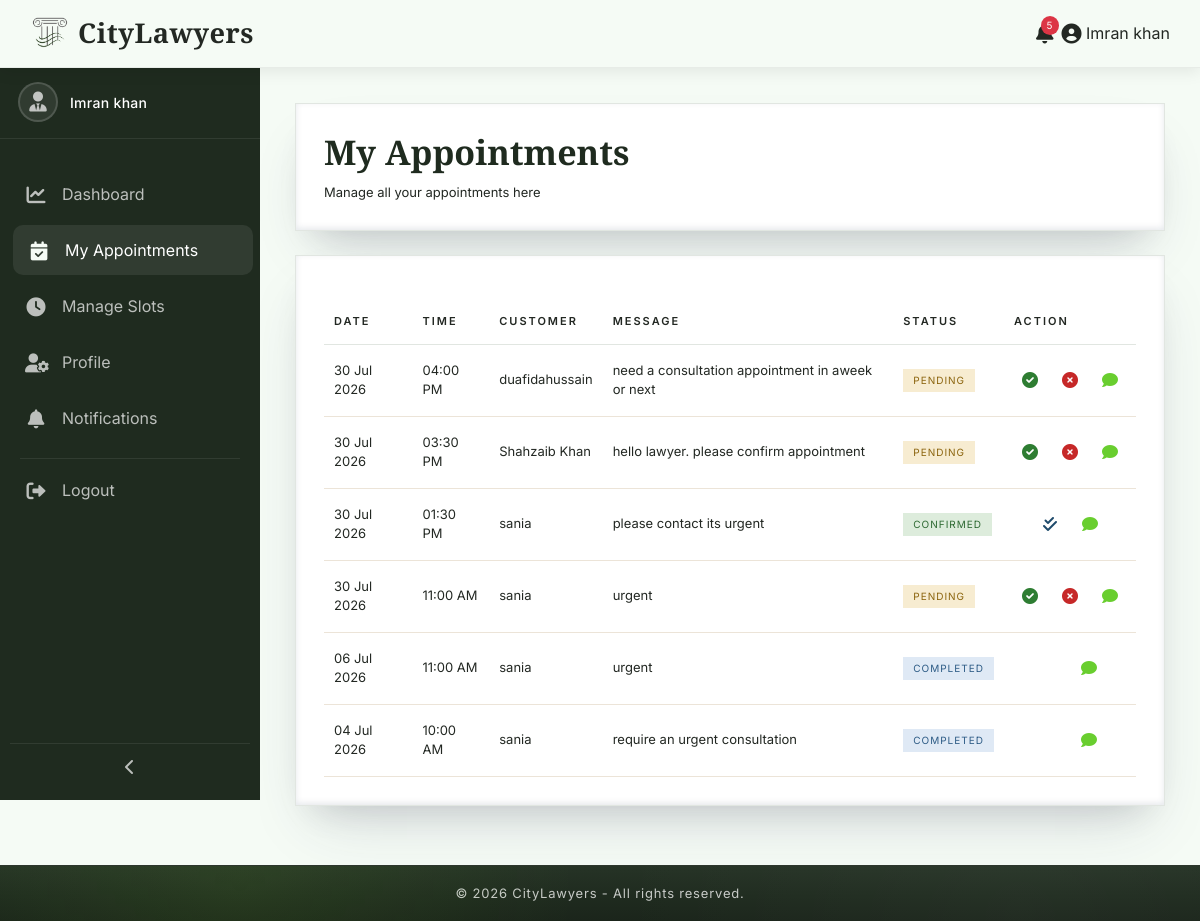
Screenshot of /lawyer/appointments.php (signed in) with the database file from the repository.
### tables this page shows
CREATE TABLE `appointments` (
  `id` int(11) NOT NULL,
  `lawyer_id` int(11) NOT NULL,
  `customer_id` int(11) NOT NULL,
  `slot_id` int(11) DEFAULT NULL,
  `appointment_date` date NOT NULL,
  `appointment_time` time NOT NULL,
  `status` enum('pending','confirmed','completed','cancelled') DEFAULT 'pending',
  `booking_message` text DEFAULT NULL,
  `created_at` timestamp NOT NULL DEFAULT current_timestamp(),
  `is_rescheduled` tinyint(1) DEFAULT 0,
  `original_date` date DEFAULT NULL,
  `original_time` time DEFAULT NULL,
  `reschedule_count` int(11) DEFAULT 0
);

CREATE TABLE `customers` (
  `id` int(11) NOT NULL,
  `name` varchar(100) NOT NULL,
  `email` varchar(100) NOT NULL,
  `password` varchar(255) NOT NULL,
  `phone` varchar(20) DEFAULT NULL,
  `address` text DEFAULT NULL,
  `city` varchar(50) DEFAULT NULL,
  `reg_date` date DEFAULT NULL,
  `status` enum('active','inactive') DEFAULT 'active'
);

### lawyer/appointments.php (the view, shortened to what this page needs)
<?php
require_once '../includes/config.php';
$lawyer_id = $_SESSION['lawyer_id'];
$apptStmt = $conn->prepare("
    SELECT a.*, c.name as customer_name
    FROM appointments a
    JOIN customers c ON a.customer_id = c.id
    WHERE a.lawyer_id = ?
    ORDER BY a.appointment_date DESC, a.appointment_time DESC
");
$apptStmt->execute([$lawyer_id]);
$appointments = $apptStmt->fetchAll(PDO::FETCH_ASSOC);
include '../includes/header.php';
?>
<link rel="stylesheet" href="<?php echo BASE_URL; ?>assets/css/dashboard.css">
<link rel="stylesheet" href="<?php echo BASE_URL; ?>assets/css/tables.css">
<link rel="stylesheet" href="<?php echo BASE_URL; ?>assets/css/sidebar.css">
<div class="dashboard-wrapper">
    <?php include '../includes/dashboard-sidebar.php'; ?>
    <div class="main-content">
        <div class="dashboard-card">
            <h2 class="dashboard-title">My Appointments</h2>
            <p class="dashboard-subtitle">Manage all your appointments here</p>
        </div>
        <div class="dashboard-card">
            <?php if (count($appointments) > 0): ?>
                <div class="table-wrap">
                    <table class="dashboard-table">
                        <thead>
                            <tr>
                                <th>Date</th>
                                <th>Time</th>
                                <th>Customer</th>
                                <th>Message</th>
                                <th>Status</th>
                                <th>Action</th>
                            </tr>
                        </thead>
                        <tbody>
                            <?php foreach ($appointments as $row): ?>
                            <tr>
                                <td><?php echo date('d M Y', strtotime($row['appointment_date'])); ?></td>
                                <td><?php echo date('h:i A', strtotime($row['appointment_time'])); ?></td>
                                <td><?php echo htmlspecialchars($row['customer_name']); ?></td>
                                <td><?php echo htmlspecialchars(substr($row['booking_message'] ?? '', 0, 50)); ?></td>
                                <td>
                                    <span class="status-badge status-<?php echo $row['status']; ?>">
                                        <?php echo ucfirst($row['status']); ?>
                                    </span>
                                </td>
                                <td>
                                    <div class="action-icons">
                                        <?php if ($row['status'] == 'pending'): ?>
                                            <a href="?confirm=<?php echo $row['id']; ?>"
                                               class="action-icon approve"
                                               data-tooltip="Confirm"
                                               onclick="return confirm('Confirm this appointment? Once confirmed cannot be cancelled')">
                                                <i class="fas fa-check-circle"></i>
                                            </a>
                                            <a href="?cancel=<?php echo $row['id']; ?>"
                                               class="action-icon reject"
                                               data-tooltip="Cancel"
                                               onclick="return confirm('Cancel this appointment?')">
                                                <i class="fas fa-times-circle"></i>
                                            </a>
                                        <?php elseif ($row['status'] == 'confirmed'): ?>
                                            <a href="?complete=<?php echo $row['id']; ?>"
                                               class="action-icon complete"
                                               data-tooltip="Complete"
                                               onclick="return confirm('Mark as completed?')">
                                                <i class="fas fa-check-double"></i>
                                            </a>
                                        <?php elseif ($row['status'] == 'completed' || $row['status'] == 'cancelled'): ?>
                                            <span class="no-action">—</span>
                                        <?php endif; ?>
                                        <?php if ($row['status'] != 'cancelled'): ?>
                                            <a href="chat.php?appointment_id=<?php echo $row['id']; ?>"
                                               class="btn-chat-icon-only"
                                               data-tooltip="Chat">
                                                <i class="fas fa-comment"></i>
                                            </a>
                                        <?php endif; ?>
                                    </div>
                                </td>
                            </tr>
                            <?php endforeach; ?>
                        </tbody>
                    </table>
                </div>
            <?php else: ?>
                <p class="no-data">No appointments found.</p>
            <?php endif; ?>
        </div>
    </div>
</div>
<?php include '../includes/dashboard-footer.php'; ?>

### assets/css/global.css (style rules this page uses)
:root { --primary-color: #1F2B1F; --accent-color: #2F5D3A; --sidebar-light: #445544; --secondary-color: #F5FBF5; --surface-color: #FFFFFF; --surface-alt: #F7F8F6; --charcoal-black: #171C17; --charcoal-light: #232A23; --text-dark: #232823; --text-gray: rgba(255,255,255,.75); --text-muted: #98A09A; --text-white: #FFFFFF; --muted-white: #E9ECE8; --icon-gray: #BFC6BF; --border-color: #E1E6E1; --border-light: #EFF2EF; --border-soft: 1px solid rgba(142,247,43,.18); --card-radius: 14px; --white: #FFFFFF; --success: #2F7D32; --warning: #9A6A14; --danger: #B23B3B; --info: #2E5C86; --status-pending-bg: #F7ECD1; --status-pending-text: #8C650F; --status-approved-bg: #DDECDC; --status-approved-text: #2F6A33; --status-rejected-bg: #F3DEDE; --status-rejected-text: #9A3737; --status-confirmed-bg: #DDECDC; --status-confirmed-text: #2F6A33; --status-completed-bg: #DFE9F5; --status-completed-text: #2E5C86; --status-cancelled-bg: #F3DEDE; --status-cancelled-text: #9A3737; --btn-primary-bg: var(--primary-color); --btn-primary-hover: #172117; --btn-accent-bg: var(--accent-color); --btn-accent-hover: #23482D; --btn-approve-bg: #2F7D32; --btn-reject-bg: #B23B3B; --btn-delete-bg: #232823; --btn-delete-text: #E1E6E1; --btn-text: #FFFFFF; --shadow-sm: 0 8px 20px rgba(0,0,0,.05); --shadow-md: 0 18px 35px rgba(0,0,0,.10); --shadow-lg: rgba(50,50,93,.18) 0 30px 60px -20px, rgba(0,0,0,.14) 0 18px 35px -18px, rgba(10,37,64,.10) 0 -2px 6px inset; --shadow-hover: 0 45px 80px rgba(0,0,0,.22), 0 18px 40px rgba(0,0,0,.12), 0 30px 55px rgba(0,0,0,.14); --shadow-green-strong: 0 20px 60px rgba(47, 93, 58, 0.30), 0 10px 30px rgba(31, 43, 31, 0.12), 0 0 80px rgba(47, 93, 58, 0.08); --transition-fast: .25s ease; --transition: .4s ease; --transition-slow: .55s cubic-bezier(.2,.8,.2,1); --gradient-overlay: radial-gradient( circle at center, rgba(38, 85, 38, 0) 0%, rgba(18,30,18,.70) 45%, rgba(6,8,6,.92) 100% ); --sidebar-gradient: linear-gradient( 180deg, var(--charcoal-black) 0%, #263326 35%, var(--primary-color) 75%, #314931 100% ); }
* { margin: 0; padding: 0; box-sizing: border-box; }
html { scroll-behavior: smooth; }
body { font-family: 'Inter', sans-serif; background: var(--secondary-color); color: var(--text-dark); overflow-x: hidden; }
h1, h2, h3, h4, h5, h6 { font-family: 'Cormorant Garamond', serif; font-weight: 600; }
a { text-decoration: none; }

### assets/css/dashboard.css (style rules this page uses)
:root { --sidebar-width: 260px; --sidebar-collapse: 70px; --navbar-height: 66px; }
html, body { margin: 0; padding: 0; }
.dashboard-wrapper { display: block; margin-left: var(--sidebar-width); min-height: calc(100vh - var(--navbar-height, 66px)); transition: margin-left 0.35s ease; }
.main-content { min-width: 0; padding: 35px; background: var(--secondary-color); overflow-x: hidden; overflow-y: auto; }
.dashboard-card { background: var(--surface-color); border: 1px solid var(--border-color); padding: 28px; margin-bottom: 24px; box-shadow: var(--shadow-lg); }
.dashboard-title { font-family: 'Cormorant Garamond', serif; font-size: 34px; color: var(--primary-color); margin: 0 0 10px; }
.dashboard-subtitle { margin: 0; color: var(--text-light); font-size: 13px; }
.table-wrap { width: 100%; overflow-x: auto; }

### assets/css/sidebar.css (style rules this page uses)
:root { --sidebar-width: 260px; --sidebar-collapsed: 70px; --sidebar-bg: var(--primary-color); --sidebar-hover: rgba(255,255,255,.08); --text-muted: rgba(255,255,255,.7); --text-active: #fff; }

### rows the page displays
appointments: appointment_date "30 Jul 2026", appointment_time "04:00 PM", customer.name "duafidahussain", booking_message "need a consultation appointment in aweek or next", status "PENDING"
appointments: appointment_date "30 Jul 2026", appointment_time "03:30 PM", customer.name "Shahzaib Khan", booking_message "hello lawyer. please confirm appointment", status "PENDING"
appointments: appointment_date "30 Jul 2026", appointment_time "01:30 PM", customer.name "sania", booking_message "please contact its urgent", status "CONFIRMED"
appointments: appointment_date "30 Jul 2026", appointment_time "11:00 AM", customer.name "sania", booking_message "urgent", status "PENDING"
appointments: appointment_date "06 Jul 2026", appointment_time "11:00 AM", customer.name "sania", booking_message "urgent", status "COMPLETED"
appointments: appointment_date "04 Jul 2026", appointment_time "10:00 AM", customer.name "sania", booking_message "require an urgent consultation", status "COMPLETED"

### other values shown
SITE_NAME "CityLawyers"
$unread_count "5"
$user_name "Imran khan"
